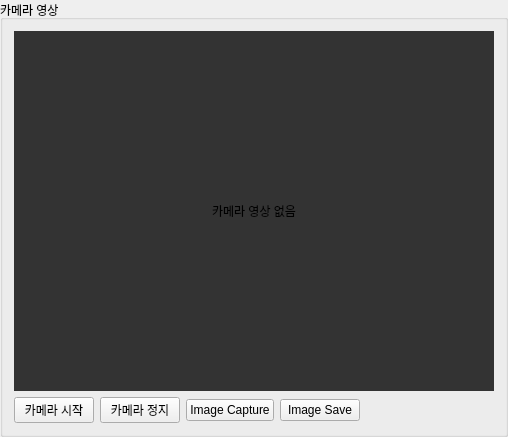
         <widget class="QGroupBox" name="groupBox_camera">
          <property name="title">
           <string>카메라 영상</string>
          </property>
          <layout class="QVBoxLayout" name="verticalLayout_camera">
           <item>
            <widget class="QLabel" name="label_cameraImage">
             <property name="minimumSize">
              <size>
               <width>480</width>
               <height>360</height>
              </size>
             </property>
             <property name="styleSheet">
              <string>background-color: #333333;</string>
             </property>
             <property name="text">
              <string>카메라 영상 없음</string>
             </property>
             <property name="alignment">
              <set>Qt::AlignCenter</set>
             </property>
            </widget>
           </item>
           <item>
            <layout class="QHBoxLayout" name="horizontalLayout_cameraButtons">
             <item>
              <widget class="QPushButton" name="pushButton_startCamera">
               <property name="text">
                <string>카메라 시작</string>
               </property>
              </widget>
             </item>
             <item>
              <widget class="QPushButton" name="pushButton_stopCamera">
               <property name="text">
                <string>카메라 정지</string>
               </property>
              </widget>
             </item>
             <item>
              <widget class="QPushButton" name="pushButton_imageCapture">
               <property name="text">
                <string>Image Capture</string>
               </property>
              </widget>
             </item>
             <item>
              <widget class="QPushButton" name="pushButton_imageSave">
               <property name="text">
                <string>Image Save</string>
               </property>
              </widget>
             </item>
             <item>
              <spacer name="horizontalSpacer_camera">
               <property name="orientation">
                <enum>Qt::Horizontal</enum>
               </property>
               <property name="sizeHint" stdset="0">
                <size>
                 <width>40</width>
                 <height>20</height>
                </size>
               </property>
              </spacer>
             </item>
            </layout>
           </item>
          </layout>
         </widget>
